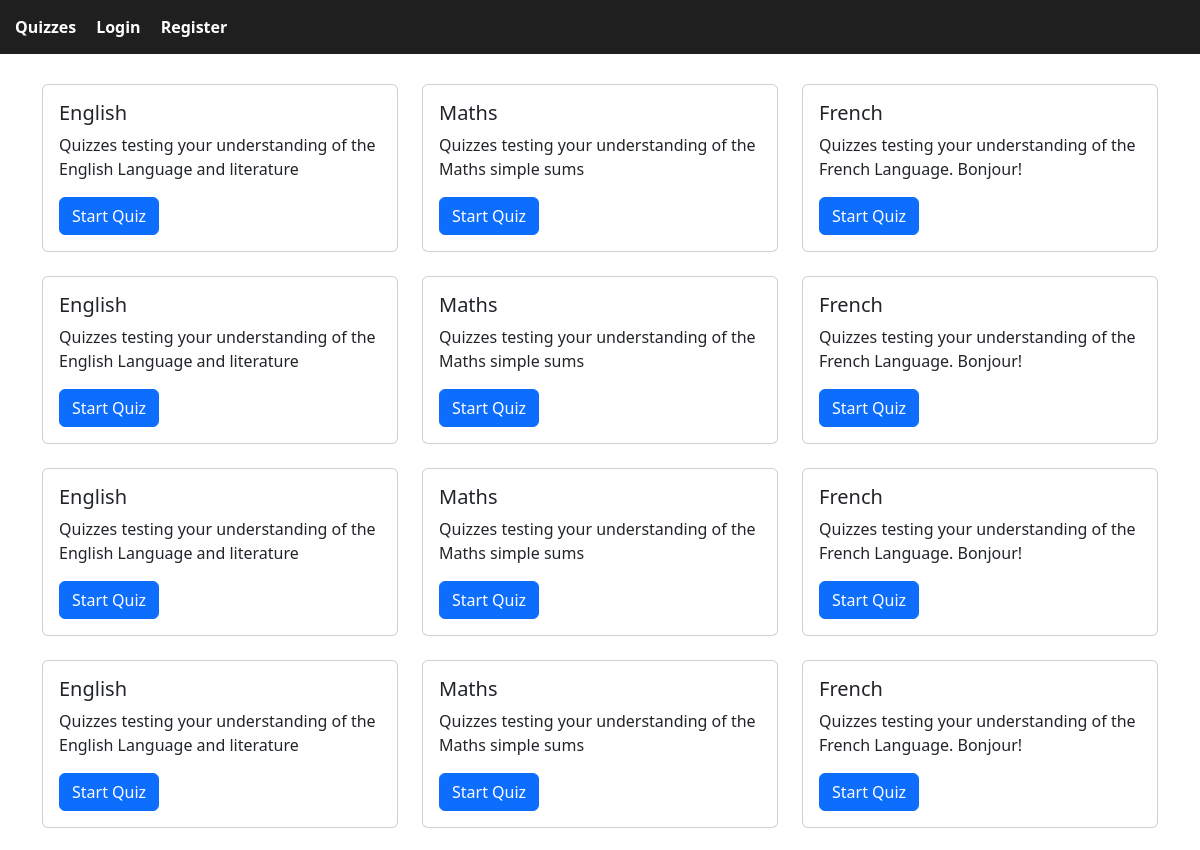
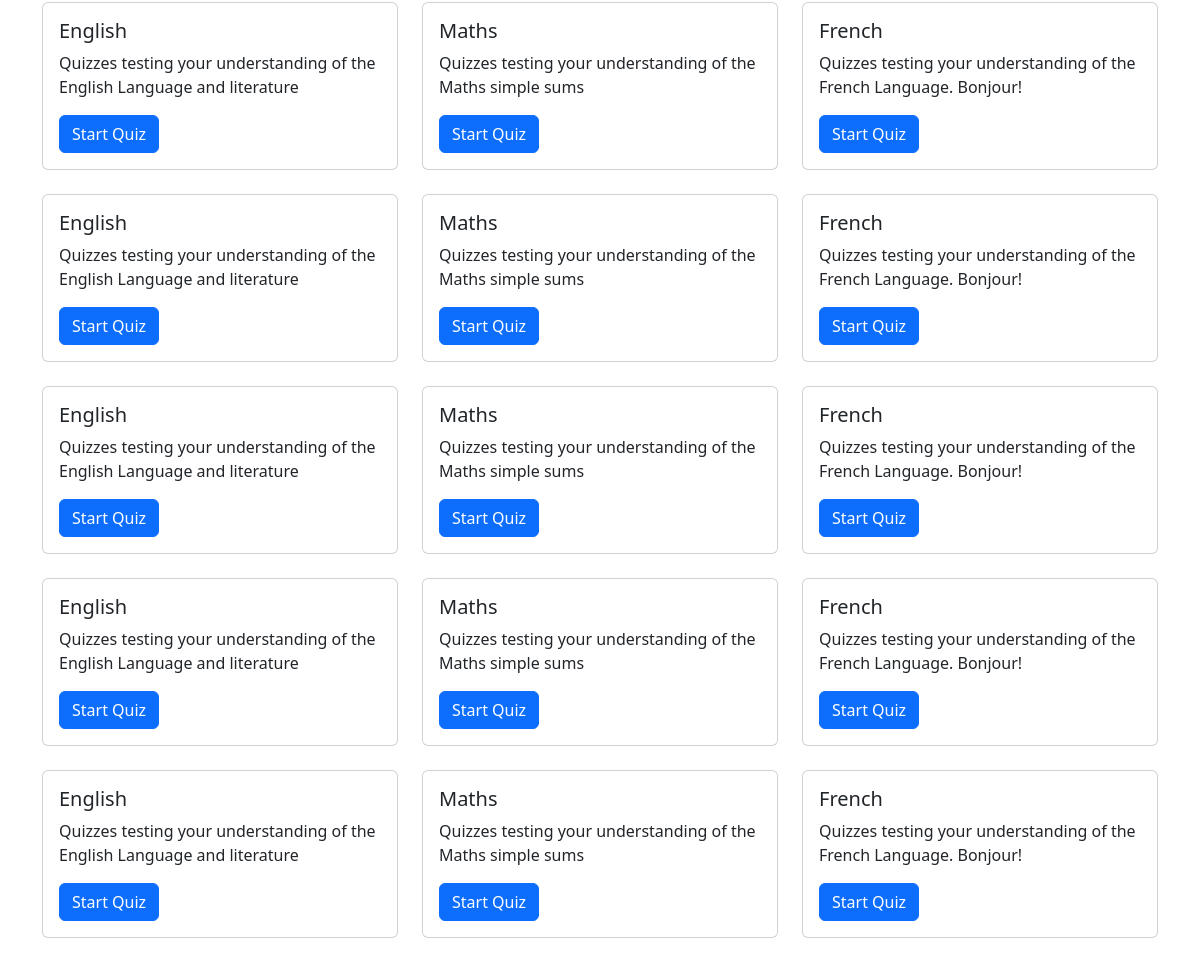
Before: / with the older database file (2 pictures, top to bottom).
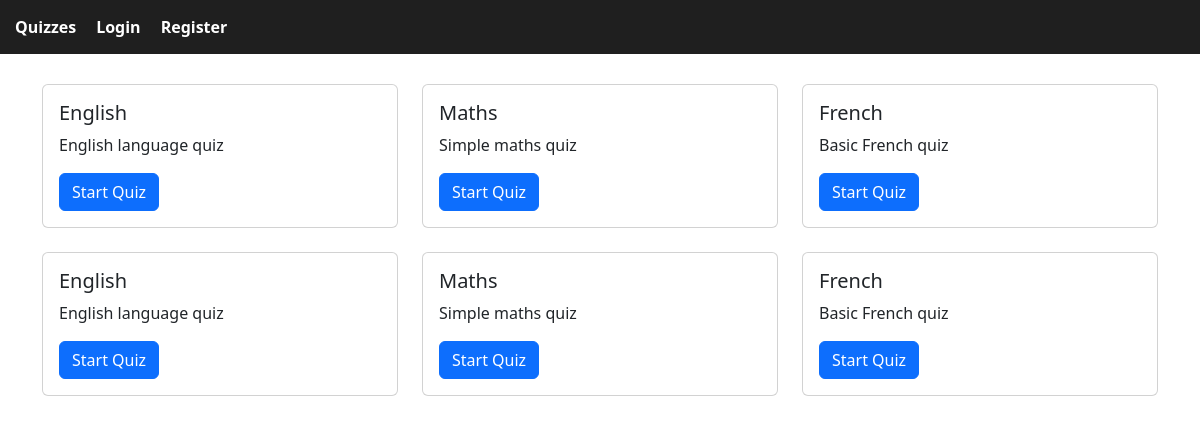
After: the same page with the newer database file.
### tables this page shows
CREATE TABLE quiz (
        quiz_id INTEGER PRIMARY KEY AUTOINCREMENT,
        subject TEXT NOT NULL,
        description TEXT NOT NULL,
        picture TEXT
    );

### app.py (the view)
@app.route("/")
def index():
    conn = get_db()
    quizzes = conn.execute(
        "SELECT quiz_id, subject, description FROM quiz"
    ).fetchall()
    conn.close()
    return render_template("index.html", quizzes=quizzes)

### app.py (called while the page is built)
def get_db():
    conn = sqlite3.connect("database.db", check_same_thread=False)
    conn.row_factory = sqlite3.Row
    return conn

### templates/index.html (shortened to what this page needs)
{% extends "base.html" %}
{% block content %}
<div class="row g-4">
    {% for quiz in quizzes %}
    <div class="col-md-4">
        <div class="card h-100">
            <div class="card-body">
                <h5 class="card-title">{{ quiz.subject }}</h5>
                <p class="card-text">{{ quiz.description }}</p>
                <a href="{{ url_for('start_quiz', id=quiz.quiz_id) }}"
                   class="btn btn-primary">
                    Start Quiz
                </a>
            </div>
        </div>
    </div>
    {% endfor %}
</div>
{% endblock %}

### templates/base.html (shortened to what this page needs)
<!DOCTYPE html>
<html>
<head>
    <link rel="stylesheet" type="text/css" href="{{ url_for('static', filename='css/styles.css') }}">
    <link href="https://cdn.jsdelivr.net/npm/bootstrap@5.3.0/dist/css/bootstrap.min.css" rel="stylesheet">
</head>
<body>
    <nav>
        <ul>
            <li><a href="/">Quizzes</a></li>
            {% if session.get('user_id') %}
                <li><a href="/logout">Logout ({{ session['username'] }})</a></li>
                <li><a href="{{  url_for('account')}}">Account</a></li>
            {% else %}
                <li><a href="/login">Login</a></li>
                <li><a href="/register">Register</a></li>
            {% endif %}
        </ul>
    </nav>
    <div class="container">
        {% block content %}
        {% endblock %}
    </div>
</body>
</html>

### static/css/styles.css (style rules this page uses)
body { font-family: Arial, sans-serif; margin: 0; }
nav { background: #1f1f1f; color: white; padding: 15px; }
nav ul { list-style: none; margin: 0; padding: 0; display: flex; gap: 20px; }
nav ul li { display: inline-block; }
nav a { color: white; text-decoration: none; font-size: 16px; font-weight: bold; }
.container { padding: 30px; }
body { font-family: Calibri, sans-serif; }

Changed rows visible on the page:
removed quiz: subject "English", description "Quizzes testing your understanding of the English Language and literature"
removed quiz: subject "Maths", description "Quizzes testing your understanding of the Maths simple sums"
removed quiz: subject "French", description "Quizzes testing your understanding of the French Language. Bonjour!"
removed quiz: subject "English", description "Quizzes testing your understanding of the English Language and literature"
removed quiz: subject "Maths", description "Quizzes testing your understanding of the Maths simple sums"
removed quiz: subject "French", description "Quizzes testing your understanding of the French Language. Bonjour!"
removed quiz: subject "English", description "Quizzes testing your understanding of the English Language and literature"
removed quiz: subject "Maths", description "Quizzes testing your understanding of the Maths simple sums"
removed quiz: subject "French", description "Quizzes testing your understanding of the French Language. Bonjour!"
removed quiz: subject "English", description "Quizzes testing your understanding of the English Language and literature"
removed quiz: subject "Maths", description "Quizzes testing your understanding of the Maths simple sums"
removed quiz: subject "French", description "Quizzes testing your understanding of the French Language. Bonjour!"
removed quiz: subject "English", description "Quizzes testing your understanding of the English Language and literature"
removed quiz: subject "Maths", description "Quizzes testing your understanding of the Maths simple sums"
removed quiz: subject "French", description "Quizzes testing your understanding of the French Language. Bonjour!"
removed quiz: subject "English", description "Quizzes testing your understanding of the English Language and literature"
removed quiz: subject "Maths", description "Quizzes testing your understanding of the Maths simple sums"
removed quiz: subject "French", description "Quizzes testing your understanding of the French Language. Bonjour!"
removed quiz: subject "English", description "Quizzes testing your understanding of the English Language and literature"
removed quiz: subject "Maths", description "Quizzes testing your understanding of the Maths simple sums"
removed quiz: subject "French", description "Quizzes testing your understanding of the French Language. Bonjour!"
changed quiz (number 1 of 6 on the later page): description "Quizzes testing your understanding of the English Language and literature" → "English language quiz"
changed quiz (number 2 of 6 on the later page): description "Quizzes testing your understanding of the Maths simple sums" → "Simple maths quiz"
changed quiz (number 3 of 6 on the later page): description "Quizzes testing your understanding of the French Language. Bonjour!" → "Basic French quiz"
changed quiz (number 4 of 6 on the later page): description "Quizzes testing your understanding of the English Language and literature" → "English language quiz"
changed quiz (number 5 of 6 on the later page): description "Quizzes testing your understanding of the Maths simple sums" → "Simple maths quiz"
changed quiz (number 6 of 6 on the later page): description "Quizzes testing your understanding of the French Language. Bonjour!" → "Basic French quiz"
